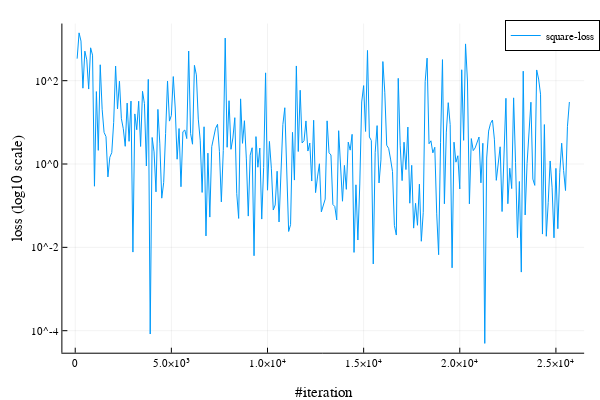

Notebook source saved alongside this figure:
### Code cell
optimizer = ADAM()
try
    while true
        i += 1
        wind_speed, target = random_target()
        ∇θ = gradient(θ) do
            hit = shoot_model(wind_speed=wind_speed, target=target)
            loss = (hit - target)^2
            gradient_ignore() do
                if i % 100 == 0
                    push!(losses, loss)
                    push!(iterations, i)
                    plot(iterations, losses, show = :inline, yscale = :log10,
                        label = "square-loss", xlabel = "#iteration", ylabel="loss (log10 scale)")
                end
            end
            loss
        end
        Flux.update!(optimizer, θ, ∇θ)
    end
    
catch e
    if e isa InterruptException
        visualize_model(;random_target()...)
    end
end

### Figure 1 — Plotly figure (JSON) as saved in the notebook; plotly's stock layout.template omitted (floating-point values rounded to 4 significant figures; data arrays with more than 128 entries replaced by an {"elided": "..."} marker saying what was removed)
{"data": [{"colorbar": {"title": ""}, "legendgroup": "square-loss", "line": {"color": "rgba(0, 154, 250, 1.000)", "dash": "solid", "shape": "linear", "width": 1}, "mode": "lines", "name": "square-loss", "showlegend": true, "type": "scatter", "x": {"elided": "256 int values"}, "xaxis": "x1", "y": {"elided": "256 float values"}, "yaxis": "y1", "zmax": null, "zmin": null}], "layout": {"annotations": [], "height": 400, "legend": {"bgcolor": "rgba(255, 255, 255, 1.000)", "bordercolor": "rgba(0, 0, 0, 1.000)", "borderwidth": 1, "font": {"color": "rgba(0, 0, 0, 1.000)", "family": "sans-serif", "size": 11}, "tracegroupgap": 0, "traceorder": "normal", "x": 1.02, "xanchor": "auto", "y": 1, "yanchor": "auto"}, "margin": {"b": 20, "l": 0, "r": 0, "t": 20}, "paper_bgcolor": "rgba(255, 255, 255, 1.000)", "plot_bgcolor": "rgba(255, 255, 255, 1.000)", "showlegend": true, "width": 600, "xaxis": {"anchor": "y1", "domain": [0.1061, 0.9934], "gridcolor": "rgba(0, 0, 0, 0.100)", "gridwidth": 0.5, "linecolor": "rgba(0, 0, 0, 1.000)", "mirror": false, "range": [-668, 26468], "showgrid": true, "showline": true, "showticklabels": true, "tickangle": 0, "tickcolor": "rgb(0, 0, 0)", "tickfont": {"color": "rgba(0, 0, 0, 1.000)", "family": "sans-serif", "size": 11}, "tickmode": "array", "ticks": "inside", "ticktext": ["0", "5.0×10³", "1.0×10⁴", "1.5×10⁴", "2.0×10⁴", "2.5×10⁴"], "tickvals": [0, 5000, 10000, 15000, 20000, 25000], "title": "#iteration", "titlefont": {"color": "rgba(0, 0, 0, 1.000)", "family": "sans-serif", "size": 15}, "type": "-", "visible": true, "zeroline": false, "zerolinecolor": "rgba(0, 0, 0, 1.000)"}, "yaxis": {"anchor": "x1", "domain": [0.07581, 0.9902], "gridcolor": "rgba(0, 0, 0, 0.100)", "gridwidth": 0.5, "linecolor": "rgba(0, 0, 0, 1.000)", "mirror": false, "range": [-4.528, 3.371], "showgrid": true, "showline": true, "showticklabels": true, "tickangle": 0, "tickcolor": "rgb(0, 0, 0)", "tickfont": {"color": "rgba(0, 0, 0, 1.000)", "family": "sans-serif", "size": 11}, "tickmode": "array", "ticks": "inside", "ticktext": ["10^-4", "10^-2", "10^0", "10^2"], "tickvals": [0.0001, 0.01, 1, 100], "title": "loss (log10 scale)", "titlefont": {"color": "rgba(0, 0, 0, 1.000)", "family": "sans-serif", "size": 15}, "type": "log", "visible": true, "zeroline": false, "zerolinecolor": "rgba(0, 0, 0, 1.000)"}}}
